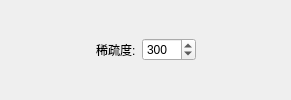
<?xml version="1.0" encoding="UTF-8"?>
<ui version="4.0">
 <class>mapcompressform</class>
 <widget class="QWidget" name="mapcompressform">
  <property name="geometry">
   <rect>
    <x>0</x>
    <y>0</y>
    <width>291</width>
    <height>100</height>
   </rect>
  </property>
  <property name="sizePolicy">
   <sizepolicy hsizetype="Preferred" vsizetype="Preferred">
    <horstretch>0</horstretch>
    <verstretch>0</verstretch>
   </sizepolicy>
  </property>
  <property name="windowTitle">
   <string>Form</string>
  </property>
  <layout class="QHBoxLayout" name="horizontalLayout_2">
   <item>
    <spacer name="horizontalSpacer">
     <property name="orientation">
      <enum>Qt::Horizontal</enum>
     </property>
     <property name="sizeHint" stdset="0">
      <size>
       <width>40</width>
       <height>20</height>
      </size>
     </property>
    </spacer>
   </item>
   <item>
    <layout class="QHBoxLayout" name="horizontalLayout" stretch="2,3">
     <property name="leftMargin">
      <number>9</number>
     </property>
     <property name="topMargin">
      <number>9</number>
     </property>
     <property name="rightMargin">
      <number>9</number>
     </property>
     <property name="bottomMargin">
      <number>9</number>
     </property>
     <item>
      <widget class="QLabel" name="label">
       <property name="text">
        <string>稀疏度:</string>
       </property>
      </widget>
     </item>
     <item>
      <widget class="QSpinBox" name="spinBox">
       <property name="maximum">
        <number>9999</number>
       </property>
       <property name="value">
        <number>300</number>
       </property>
      </widget>
     </item>
    </layout>
   </item>
   <item>
    <spacer name="horizontalSpacer_2">
     <property name="orientation">
      <enum>Qt::Horizontal</enum>
     </property>
     <property name="sizeHint" stdset="0">
      <size>
       <width>40</width>
       <height>20</height>
      </size>
     </property>
    </spacer>
   </item>
  </layout>
 </widget>
 <resources/>
 <connections/>
</ui>
